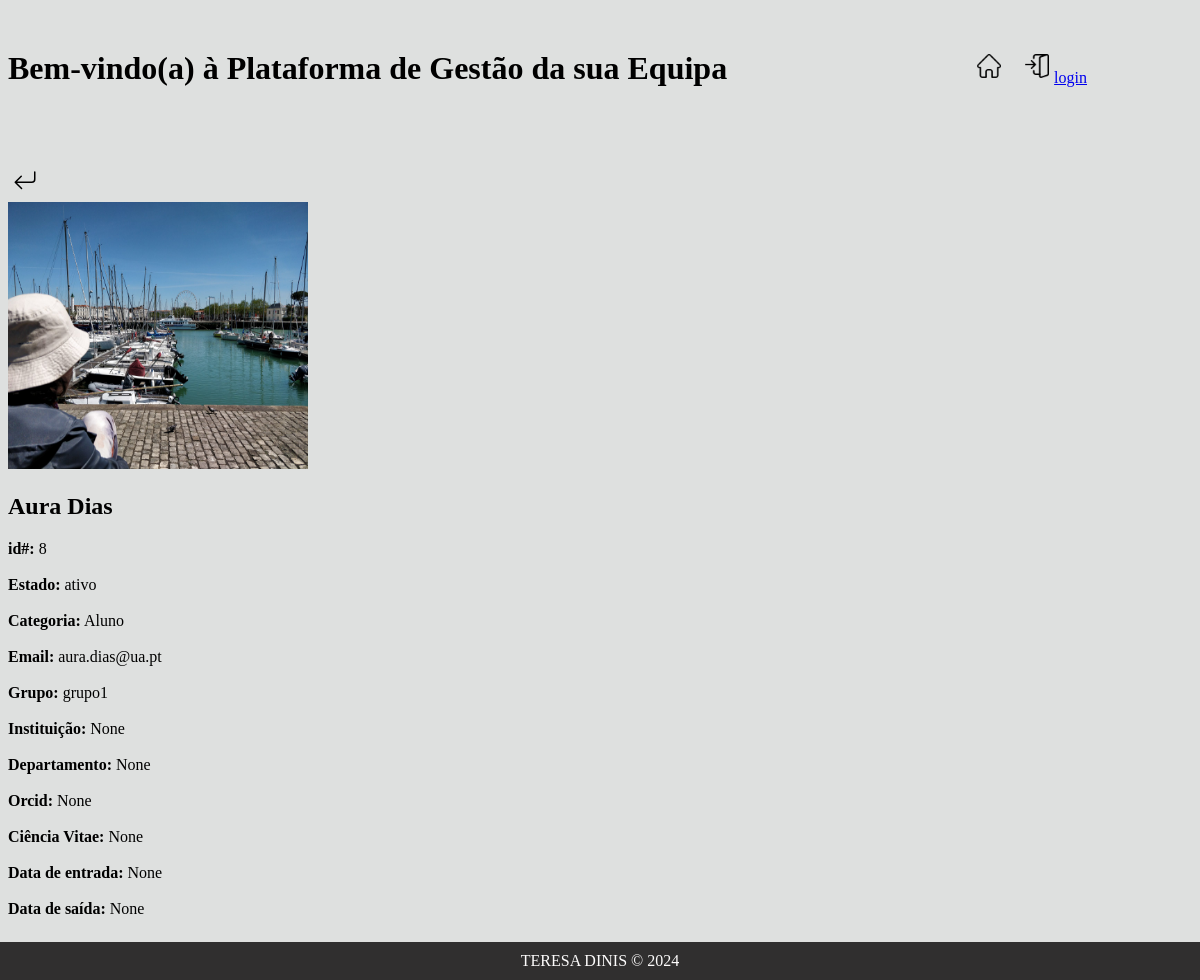
Before: /membros/8 with the older database file.
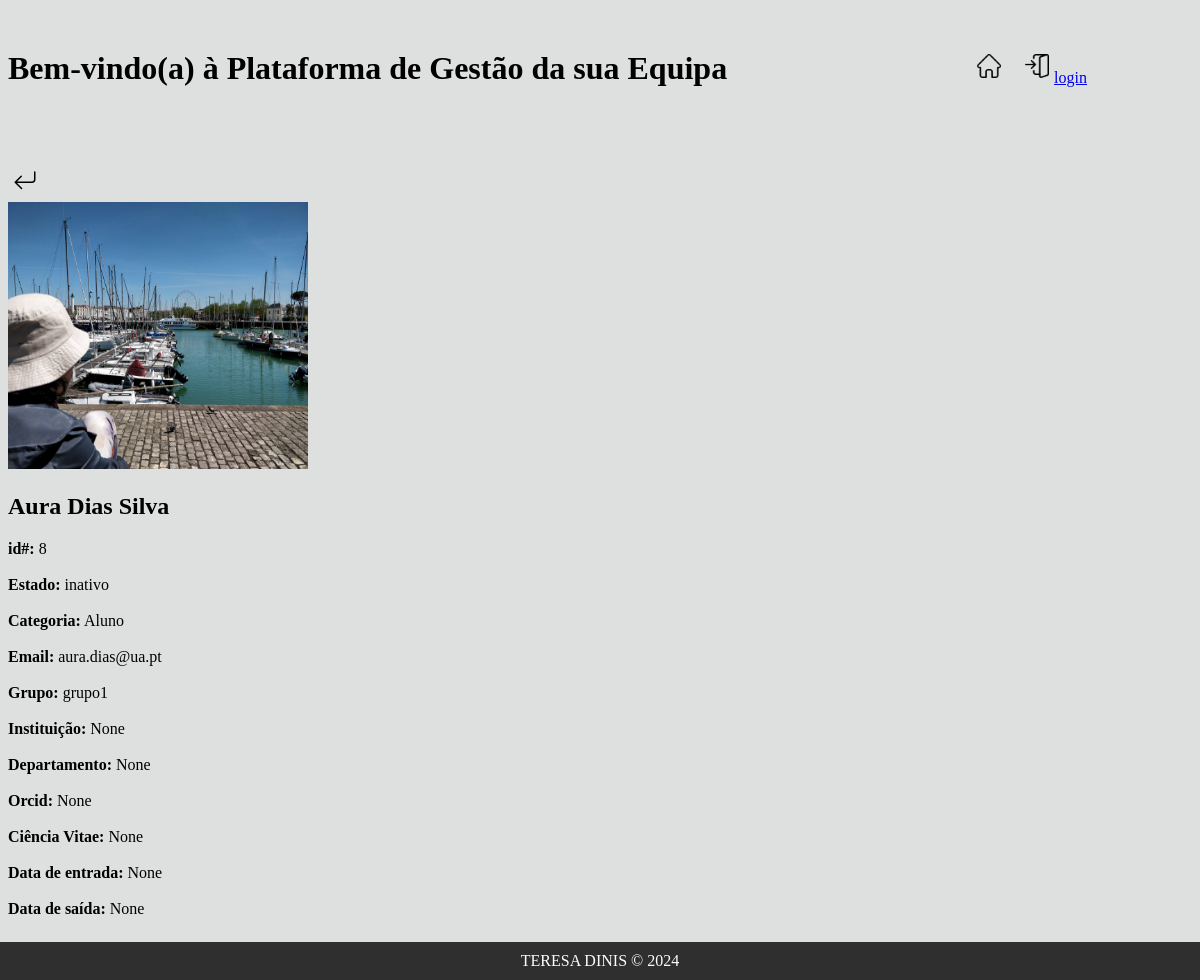
After: the same page with the newer database file.
### membros/models.py (models this page shows, shortened)
class Membro(models.Model):
    ESTADOS = [
        ('ativo','ativo'),
        ('inativo', 'inativo')
    ]
    GRUPOS = [
        ('grupo1', 'grupo1'),
        ('grupo2', 'grupo2'),
        ('grupo3', 'grupo3'),
        ('grupo4', 'grupo3'),
    ]
    nome_completo = models.CharField(max_length=200)
    estado = models.CharField(max_length=10, choices=ESTADOS, default='ativo')
    categoria = models.ForeignKey(Categoria, on_delete=models.PROTECT)
    email = models.EmailField(unique=True)
    foto = models.ImageField(upload_to='fotos/', blank=True, null=True)
    grupo = models.CharField(max_length=10, choices=GRUPOS)
    instituicao = models.CharField(max_length=50, blank=True, null=True)
    departamento = models.CharField(max_length=50, blank=True, null=True)
    orcid = models.URLField(blank=True, null=True)
    sci_vitae = models.URLField(blank=True, null=True)
    data_entrada = models.DateTimeField(blank=True, null=True)
    data_saida = models.DateTimeField(blank=True, null=True)

class Categoria(models.Model):
    nome = models.CharField(max_length=50)
    def __str__(self) -> str:
        return self.nome.capitalize()

### membros/views.py (the view)
# urls.py: path('<int:id>', views.details, name='details'),
def details(request,id):
    membros = Membro.objects.get(pk=id)
    return render(request,'membros/details.html',{'membros':membros})

### membros/templates/membros/details.html (shortened to what this page needs)
{% extends 'membros/base.html' %}
{% block conteudo %}
{% load static %}
    <a href="{% url 'membros:list_details' %}">
        <img src="{% static 'return_button.svg' %}" class="icon">
    </a><br>
    <img src="{{ membros.foto.url }}" class="img" alt="">
    <h2>{{membros.nome_completo}}</h2>
    <b>id#:</b> {{ membros.id }}<br><br>
    <b>Estado:</b> {{ membros.estado }}<br><br>
    <b>Categoria:</b> {{ membros.categoria }}<br><br>
    <b>Email:</b> {{ membros.email }}<br><br>
    <b>Grupo:</b> {{ membros.grupo }}<br><br>
    <b>Instituição:</b> {{ membros.instituicao }}<br><br>
    <b>Departamento:</b> {{ membros.departamento }}<br><br>
    <b>Orcid:</b> {{ membros.orcid }}<br><br>
    <b>Ciência Vitae:</b> {{ membros.sci_vitae }}<br><br>
    <b>Data de entrada:</b> {{ membros.data_entrada }}<br><br>
    <b>Data de saída:</b> {{ membros.data_saida }}<br>
{% endblock %}

Changed rows visible on the page:
changed Membro "aura.dias@ua.pt": nome_completo "Aura Dias" → "Aura Dias Silva"; estado "ativo" → "inativo"
